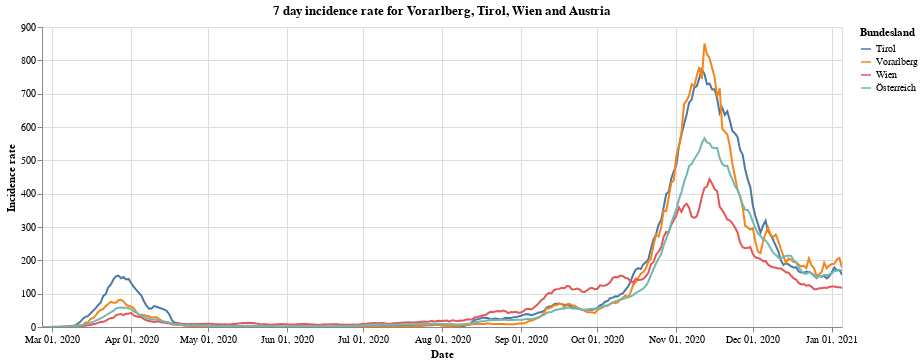

Write notebook code for a chart like this one.
### Markdown cell above
Next we have the 7 day incidence rate for states of Vorarlberg, Tirol and Wien compared to all of Austria.

### Code cell
#collapse
bars = alt.Chart(vol_tyr_wien_at).mark_line().encode(
    x=alt.X("yearmonthdate(Time):T", axis=alt.Axis(title='Date')),
    y=alt.Y("SiebenTageInzidenzFaelle:Q", axis=alt.Axis(title='Incidence rate')),
    tooltip='Bundesland',
    color='Bundesland'
).properties(title='7 day incidence rate for Vorarlberg, Tirol, Wien and Austria', width=800).interactive()
bars
#alt.layer(bars, data=at_data).facet(alt.Row('Bundesland'), columns=1)

### Figure 1 — Vega-Lite specification as saved in the notebook (floating-point values rounded to 4 significant figures; data arrays with more than 128 entries replaced by an {"elided": "..."} marker saying what was removed)
{"config": {"view": {"continuousWidth": 400, "continuousHeight": 300}}, "data": {"name": "data-140c5daedd79c7bb5535530f50c40e40"}, "mark": "line", "encoding": {"color": {"type": "nominal", "field": "Bundesland"}, "tooltip": {"type": "nominal", "field": "Bundesland"}, "x": {"type": "temporal", "axis": {"title": "Date"}, "field": "Time", "timeUnit": "yearmonthdate"}, "y": {"type": "quantitative", "axis": {"title": "Incidence rate"}, "field": "SiebenTageInzidenzFaelle"}}, "selection": {"selector001": {"type": "interval", "bind": "scales", "encodings": ["x", "y"]}}, "title": "7 day incidence rate for Vorarlberg, Tirol, Wien and Austria", "width": 800, "$schema": "https://vega.github.io/schema/vega-lite/v4.8.1.json", "datasets": {"data-140c5daedd79c7bb5535530f50c40e40": {"elided": "1260 records"}}}
